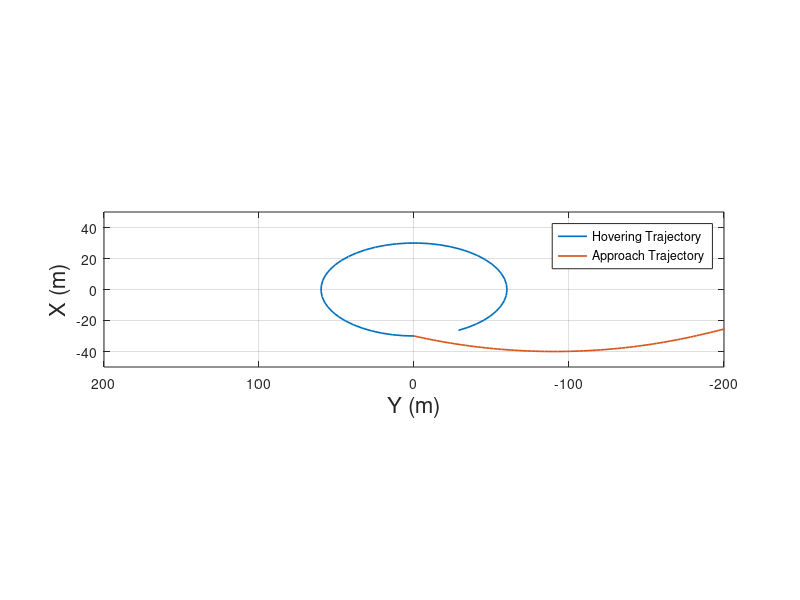

Source code (MATLAB):
n  = sqrt(3.986*10^5/(6380+650)^3); 

D1_new = 0;
C2_new = -30;
C3_new = 0;
C4_new = -0;

x0_new = D1_new + C2_new;
y0_new = 2*C3_new+C4_new;
vx0_new = C3_new*n;
vy0_new = -3/2*n*D1_new-2*C2_new;

%%

% (2) 시간 범위 설정 (0 ~ 10초를 100개 구간으로 나눔)
t = linspace(0, 5400, 50);

% (3) x(t), y(t) 계산
x = D1_new + C2_new*cos(n*t) + C3_new*sin(n*t);
y = -3/2*n*D1_new.*t - 2*C2_new*sin(n*t) + 2*C3_new*cos(n*t) + C4_new;



% (5) 매개변수(Parametric) 플롯
figure;
plot(y, x, 'LineWidth', 1.2);
set(gca,'XDir','reverse')
xlabel('Y (m)','Fontsize',16);
ylabel('X (m)','Fontsize',16);

xlim([-200 200]);
ylim([-50 50]);
grid on;

disp([D1_new,C2_new,C3_new,C4_new]);
save('Path_new.mat',"D1_new","C2_new","C3_new","C4_new"); 
%%
x_max = -20;
x_min = -40;

D1_old = (x_max+x_min)/2;
C_norm = (x_max-x_min)/2;

x0_old = x0_new;
y0_old = y0_new;

C2_old = x0_old - D1_old;
C3_old = sqrt(C_norm^2-C2_old^2);
C4_old = y0_old - 2*C3_old;

t = linspace(-4000, 0, 100);
% (3) x(t), y(t) 계산
x = D1_old + C2_old*cos(n*t) + C3_old*sin(n*t);
y = -3/2*n*D1_old.*t - 2*C2_old*sin(n*t) + 2*C3_old*cos(n*t) + C4_old;



% (5) 매개변수(Parametric) 플롯
hold on;
plot(y, x, 'LineWidth', 1.2);
set(gca,'XDir','reverse')

hold off;
axis equal;
legend('Hovering Trajectory','Approach Trajectory')

disp([D1_old,C2_old,C3_old,C4_old]);

save('Path_old.mat',"D1_old","C2_old","C3_old","C4_old"); 
